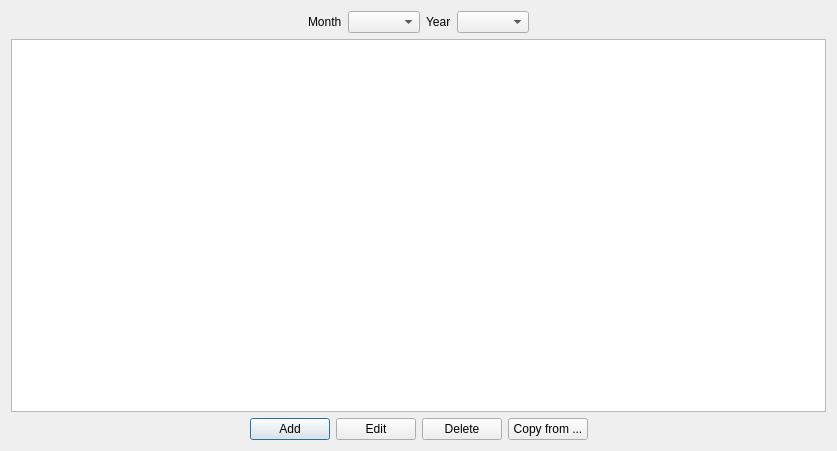
<?xml version="1.0" encoding="UTF-8"?>
<ui version="4.0">
 <class>Dialog</class>
 <widget class="QDialog" name="Dialog">
  <property name="geometry">
   <rect>
    <x>0</x>
    <y>0</y>
    <width>837</width>
    <height>451</height>
   </rect>
  </property>
  <property name="windowTitle">
   <string>Budget</string>
  </property>
  <layout class="QVBoxLayout" name="verticalLayout">
   <item>
    <layout class="QHBoxLayout" name="horizontalLayout_2">
     <item>
      <spacer name="horizontalSpacer_3">
       <property name="orientation">
        <enum>Qt::Horizontal</enum>
       </property>
       <property name="sizeHint" stdset="0">
        <size>
         <width>40</width>
         <height>20</height>
        </size>
       </property>
      </spacer>
     </item>
     <item>
      <widget class="QLabel" name="label_2">
       <property name="text">
        <string>Month</string>
       </property>
      </widget>
     </item>
     <item>
      <widget class="QComboBox" name="monthBox"/>
     </item>
     <item>
      <widget class="QLabel" name="label">
       <property name="text">
        <string>Year</string>
       </property>
      </widget>
     </item>
     <item>
      <widget class="QComboBox" name="yearBox"/>
     </item>
     <item>
      <spacer name="horizontalSpacer_4">
       <property name="orientation">
        <enum>Qt::Horizontal</enum>
       </property>
       <property name="sizeHint" stdset="0">
        <size>
         <width>40</width>
         <height>20</height>
        </size>
       </property>
      </spacer>
     </item>
    </layout>
   </item>
   <item>
    <widget class="QTableView" name="recordsView"/>
   </item>
   <item>
    <layout class="QHBoxLayout" name="horizontalLayout">
     <item>
      <spacer name="horizontalSpacer">
       <property name="orientation">
        <enum>Qt::Horizontal</enum>
       </property>
       <property name="sizeHint" stdset="0">
        <size>
         <width>40</width>
         <height>20</height>
        </size>
       </property>
      </spacer>
     </item>
     <item>
      <widget class="QPushButton" name="addBtn">
       <property name="text">
        <string>Add</string>
       </property>
      </widget>
     </item>
     <item>
      <widget class="QPushButton" name="editBtn">
       <property name="text">
        <string>Edit</string>
       </property>
      </widget>
     </item>
     <item>
      <widget class="QPushButton" name="deleteBtn">
       <property name="text">
        <string>Delete</string>
       </property>
      </widget>
     </item>
     <item>
      <widget class="QPushButton" name="copyBtn">
       <property name="text">
        <string>Copy from ...</string>
       </property>
      </widget>
     </item>
     <item>
      <spacer name="horizontalSpacer_2">
       <property name="orientation">
        <enum>Qt::Horizontal</enum>
       </property>
       <property name="sizeHint" stdset="0">
        <size>
         <width>40</width>
         <height>20</height>
        </size>
       </property>
      </spacer>
     </item>
    </layout>
   </item>
  </layout>
 </widget>
 <resources/>
 <connections/>
</ui>
